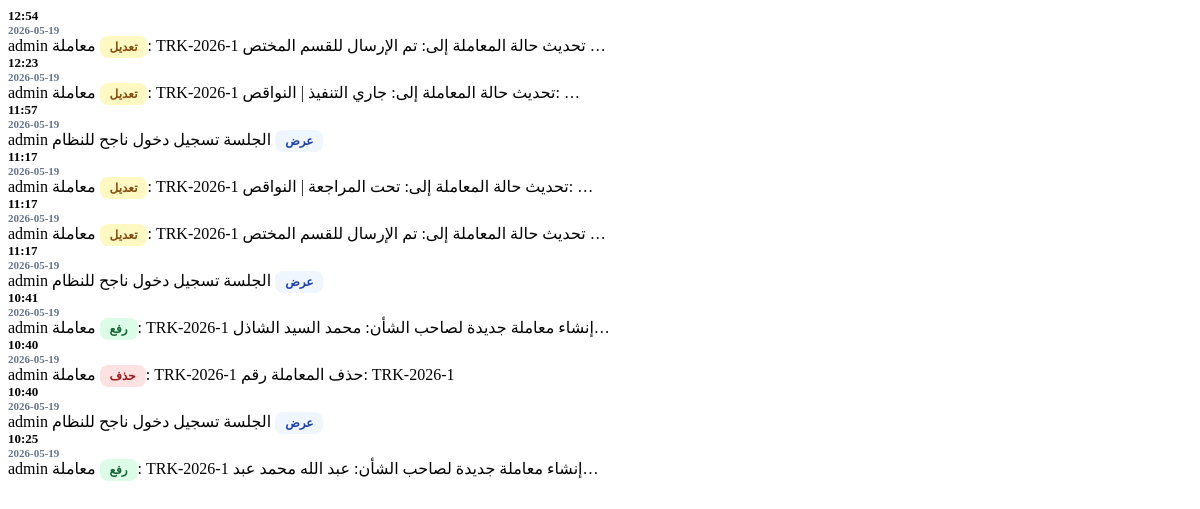
Before: /dashboard/activities-partial/ (signed in) with the older database file.
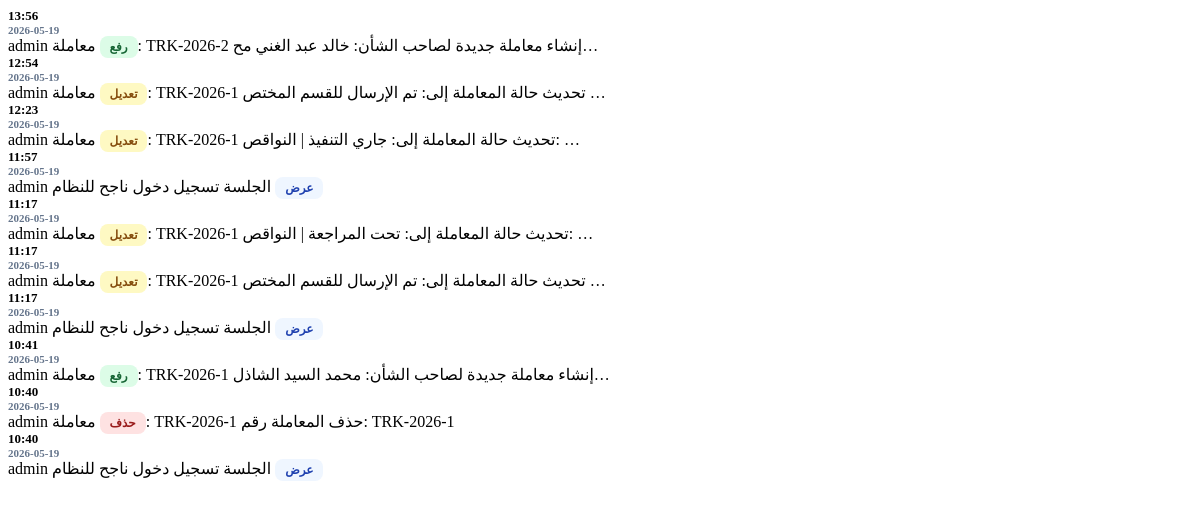
After: the same page with the newer database file.
### eams/models.py (models this page shows, shortened)
class AuditLog(models.Model):
    ACTION_CHOICES = (
        ('upload', 'رفع'),
        ('edit', 'تعديل'),
        ('delete', 'حذف'),
        ('view', 'عرض'),
    )
    user = models.ForeignKey(User, on_delete=models.SET_NULL, null=True, verbose_name="المستخدم")
    action = models.CharField(max_length=20, choices=ACTION_CHOICES, verbose_name="العملية")
    document_title = models.CharField(max_length=255, verbose_name="عنوان الوثيقة")
    timestamp = models.DateTimeField(auto_now_add=True, verbose_name="الوقت")
    details = models.TextField(blank=True, null=True, verbose_name="التفاصيل")
    @property
    def display_document_title(self):
        import re
        if self.document_title:
            return re.sub(r'TRK-(\d{4})-0*(\d+)', r'TRK-\1-\2', self.document_title)
        return self.document_title
    @property
    def display_details(self):
        import re
        if self.details:
            return re.sub(r'TRK-(\d{4})-0*(\d+)', r'TRK-\1-\2', self.details)
        return self.details

### eams/views.py (the view)
# urls.py: path('dashboard/activities-partial/', views.dashboard_activities_partial, name='dashboard_activities_partial'),
@login_required
def dashboard_activities_partial(request):
    activities = AuditLog.objects.order_by('-timestamp')[:10]
    return render(request, 'eams/partials/activities.html', {'activities': activities})

### templates/eams/partials/activities.html
{% for log in activities %}
<tr style="border-bottom: 1px solid #f1f5f9;">
    <td style="padding: 15px 20px;">
        <div style="font-weight: 900; color: #000; font-size: 13px;">{{ log.timestamp|date:"H:i" }}</div>
        <div style="font-size: 11px; color: #64748b; font-weight: 700;">{{ log.timestamp|date:"Y-m-d" }}</div>
    </td>
    <td style="padding: 15px 20px; font-weight: 800; font-size: 14px; color: #000;">{{ log.user.username }}</td>
    <td style="padding: 15px 20px;">
        {% if log.action == 'upload' %}
        <span style="background: #dcfce7; color: #166534; padding: 4px 10px; border-radius: 8px; font-size: 12px; font-weight: 900;">{{ log.get_action_display }}</span>
        {% elif log.action == 'delete' %}
        <span style="background: #fee2e2; color: #991b1b; padding: 4px 10px; border-radius: 8px; font-size: 12px; font-weight: 900;">{{ log.get_action_display }}</span>
        {% elif log.action == 'edit' %}
        <span style="background: #fef9c3; color: #854d0e; padding: 4px 10px; border-radius: 8px; font-size: 12px; font-weight: 900;">{{ log.get_action_display }}</span>
        {% else %}
        <span style="background: #eff6ff; color: #1e40af; padding: 4px 10px; border-radius: 8px; font-size: 12px; font-weight: 900;">{{ log.get_action_display }}</span>
        {% endif %}
    </td>
    <td style="padding: 15px 20px; font-weight: 700; font-size: 13px;">{{ log.display_document_title|default:"---" }}</td>
    <td style="padding: 15px 20px; font-size: 12px; color: #64748b; font-weight: 700;">{{ log.display_details|truncatechars:50 }}</td>
</tr>
{% empty %}
<tr>
    <td colspan="5" style="text-align: center; padding: 30px; color: #64748b; font-weight: 800;">لا يوجد نشاط مسجل</td>
</tr>
{% endfor %}

Changed rows visible on the page:
no longer on this page (row unchanged): AuditLog: timestamp "10:25", timestamp "2026-05-19", user.username "admin", action "رفع", display_document_title "معاملة: TRK-2026-1", display_details "إنشاء معاملة جديدة لصاحب الشأن: عبد الله محمد عبد…"
added AuditLog: timestamp "13:56", timestamp "2026-05-19", user.username "admin", action "رفع", display_document_title "معاملة: TRK-2026-2", display_details "إنشاء معاملة جديدة لصاحب الشأن: خالد عبد الغني مح…"
